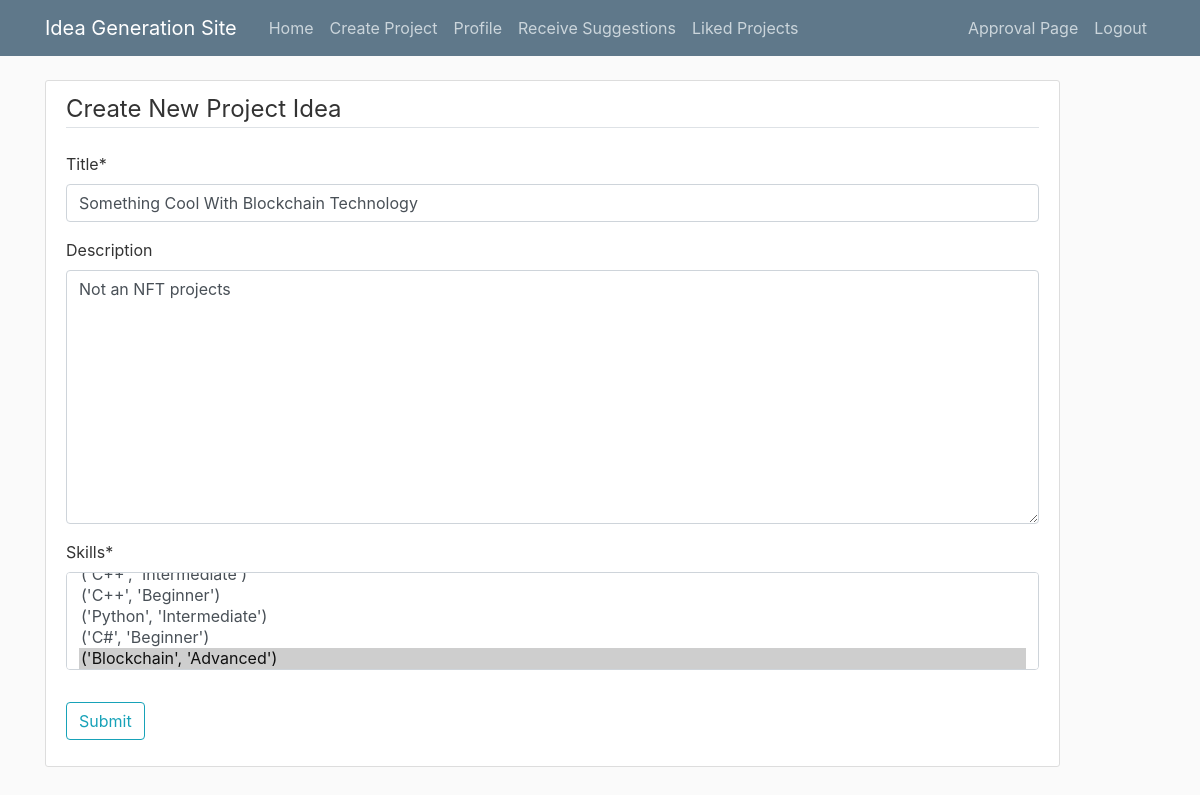
Page /project/7/update/ (signed in) on the earlier database version.
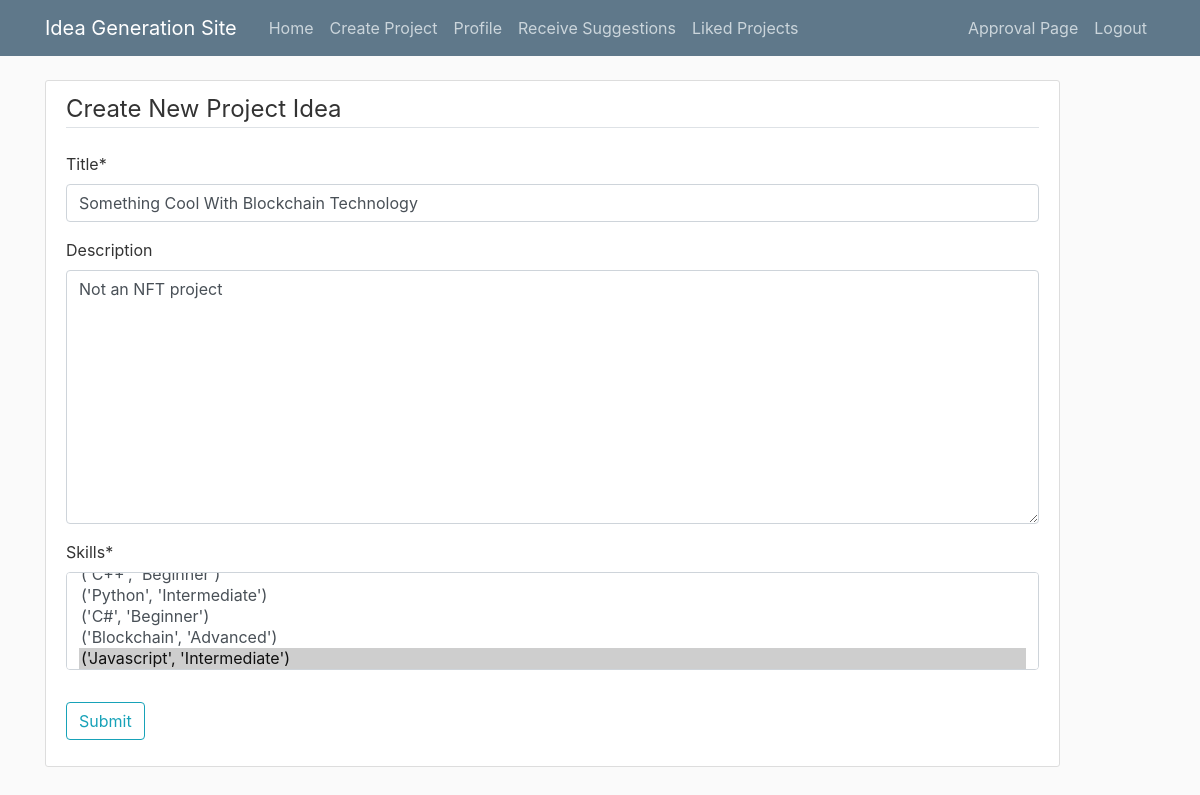
Same page on the later database version.
### users/models.py (models this page shows, shortened)
class Project(models.Model):
    title = models.CharField(max_length=100, verbose_name='Title')
    description = models.TextField(blank=True, verbose_name='Description')
    skills = models.ManyToManyField('Skill')
    date_posted = models.DateTimeField(default=timezone.now)
    author = models.ForeignKey(User, on_delete=models.CASCADE)
    likes = models.PositiveIntegerField(default=0)
    approved = models.BooleanField(default=False)  # New field for project approval

### main/views.py (the view, shortened to what this page needs)
# urls.py: path('project/<int:pk>/update/', ProjectUpdateView.as_view(), name='post-update'),
class ProjectUpdateView(LoginRequiredMixin, UserPassesTestMixin, UpdateView):
    model = Project
    fields = ['title', 'description', 'skills']
    def test_func(self):
        post = self.get_object()
        if self.request.user == post.author:
            return True
        return False

### users/models.py (called while the page is built)
    def __str__(self):
        return f'{self.name, self.expertise}'

### users/templates/users/project_form.html (shortened to what this page needs)
{% extends "main/base.html" %}
{% load crispy_forms_tags %}
{% block content %}
    <div class="content-section">
        <form method="POST">
            <fieldset class="form-group">
                <legend class="border-bottom mb-4">Create New Project Idea</legend>
                {{ form|crispy }}
            </fieldset>
            <div class="form-group">
                <button class="btn btn-outline-info" type="submit">Submit</button>
            </div>
        </form>
    </div>
{% endblock content %}

Differences in the rows shown:
changed Project "Something Cool With Blockchain Technology": description "Not an NFT projects" → "Not an NFT project"
Other differences:
form field skills: "('C++', 'Beginner') / ('Python', 'Intermediate') / ('C#', 'Beginner') / ('Blockchain', 'Advanced') ☑" → "('Python', 'Intermediate') / ('C#', 'Beginner') / ('Blockchain', 'Advanced') / ('Javascript', 'Intermediate') ☑"
